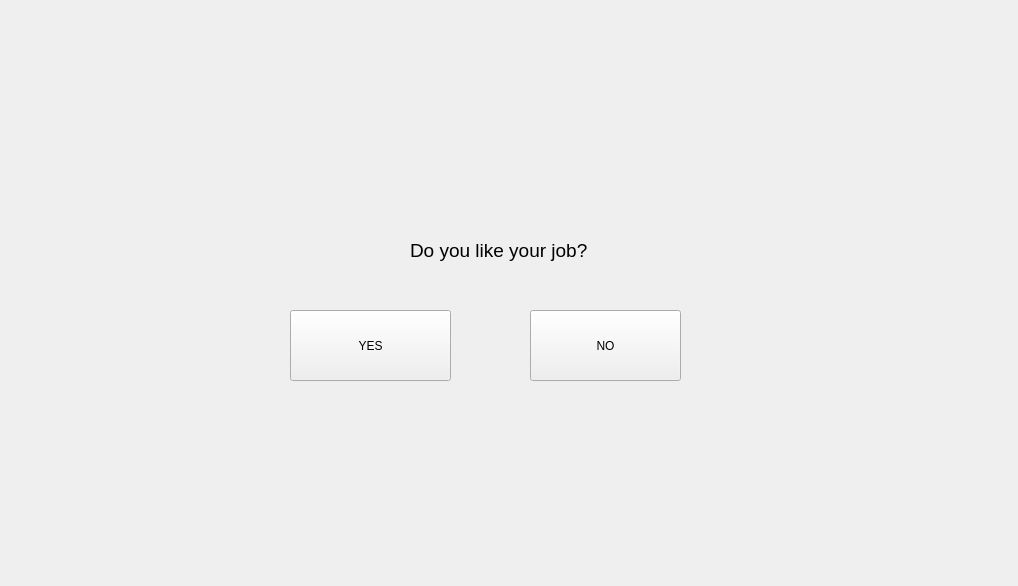
<?xml version="1.0" encoding="UTF-8"?>
<ui version="4.0">
 <class>GameForm</class>
 <widget class="QWidget" name="GameForm">
  <property name="geometry">
   <rect>
    <x>0</x>
    <y>0</y>
    <width>1018</width>
    <height>586</height>
   </rect>
  </property>
  <property name="windowTitle">
   <string>Form</string>
  </property>
  <widget class="QPushButton" name="btnGYes">
   <property name="geometry">
    <rect>
     <x>290</x>
     <y>310</y>
     <width>161</width>
     <height>71</height>
    </rect>
   </property>
   <property name="text">
    <string>YES</string>
   </property>
  </widget>
  <widget class="QPushButton" name="btnGNo">
   <property name="geometry">
    <rect>
     <x>530</x>
     <y>310</y>
     <width>151</width>
     <height>71</height>
    </rect>
   </property>
   <property name="text">
    <string>NO</string>
   </property>
  </widget>
  <widget class="QLabel" name="labelText">
   <property name="geometry">
    <rect>
     <x>410</x>
     <y>220</y>
     <width>251</width>
     <height>61</height>
    </rect>
   </property>
   <property name="font">
    <font>
     <pointsize>14</pointsize>
    </font>
   </property>
   <property name="text">
    <string>Do you like your job?</string>
   </property>
  </widget>
 </widget>
 <resources/>
 <connections/>
</ui>
